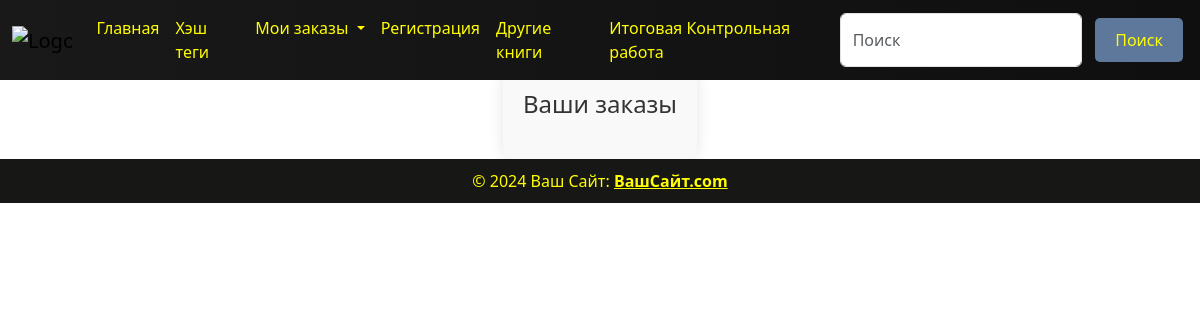
/order/, run on an earlier commit of the app's database.
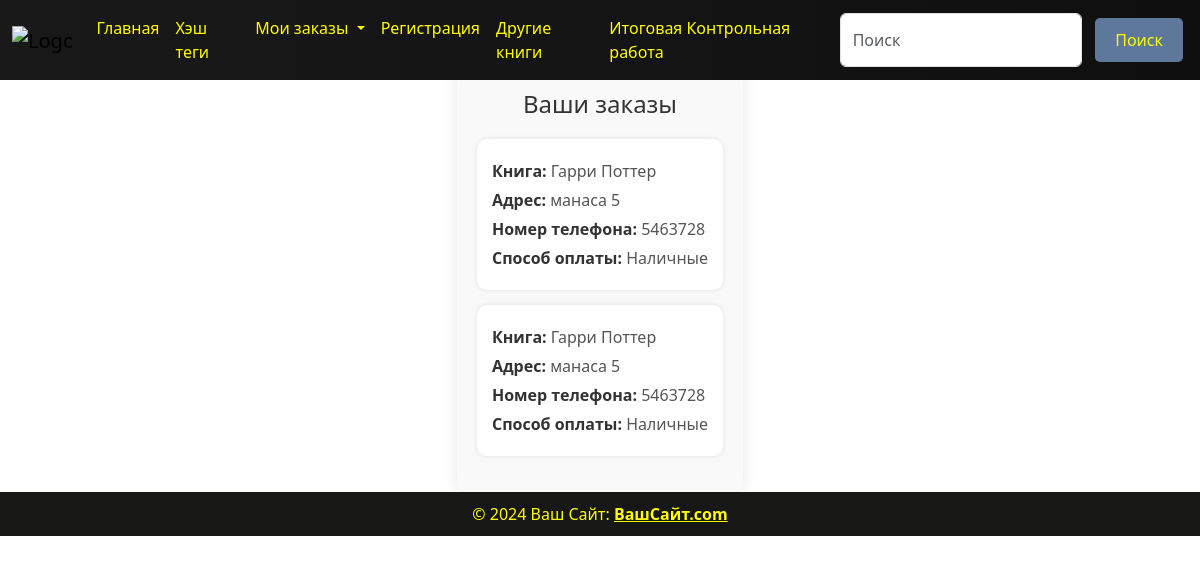
And on a later commit of the database.
### cart/models.py (models this page shows, shortened)
class CartModel(models.Model):
    PAYMENT_CHOICES = (
        ('Наличные', 'Наличные'),
        ("Перевод", "Перевод")
    )
    choice_book = models.ForeignKey(BookModel, verbose_name= 'Добавьте книгу в заказ', on_delete=models.CASCADE)
    address = models.CharField(max_length=100, verbose_name='Введите ваш точный адрес для доставки: ')
    phone_number = models.CharField(max_length=15, verbose_name='Введите номер телефона: ')
    payment = models.CharField(verbose_name='Укажите способ оплаты: ', max_length=15, choices=PAYMENT_CHOICES)

### books/models.py (models this page shows)
class BookModel(models.Model):
    GENRE_CHOICES = (
        ('FICTION', 'FICTION'),
        ('NONFICTION', 'NONFICTION'),
        ('FANTASY', 'FANTASY'),
    )
    image = models.ImageField(upload_to='books/', verbose_name='Загрузите обложку книги')
    title = models.CharField(max_length=100, verbose_name="Укажите название книги")
    description = models.TextField(max_length=500, verbose_name='Добавьте описание к книге', blank=True)
    price = models.PositiveIntegerField(verbose_name='Укажите цену', default=300)
    created_at = models.DateTimeField(auto_now_add=True)
    genre = models.CharField(max_length=20, choices=GENRE_CHOICES)
    email = models.CharField(max_length=100, blank=True, verbose_name='Укажите почту автора')
    author = models.CharField(max_length=100, verbose_name='Укажите автора')
    review = models.URLField(verbose_name='Ссылка на краткую аннотацию о книге', blank=True)
    def __str__(self):
        return self.title
    class Meta:
        verbose_name = 'книга'
        verbose_name_plural = 'книги'

### cart/views.py (the view)
# urls.py: path('order/', OrderView.as_view(), name='order'),
class OrderView(generic.ListView):
    template_name = 'cart/order.html'
    context_object_name = 'order'
    def get_queryset(self):
        return models.CartModel.objects.all()

### templates/cart/order.html (shortened to what this page needs)
{% include 'components/header.html' %}
<div class="order-container">
    <h1>Ваши заказы</h1>
    <ul class="order-list">
        {% for i in order %}
        <li class="order-item">
            <div class="order-details">
                <p><strong>Книга:</strong> {{ i.choice_book }}</p>
                <p><strong>Адрес:</strong> {{ i.address }}</p>
                <p><strong>Номер телефона:</strong> {{ i.phone_number }}</p>
                <p><strong>Способ оплаты:</strong> {{ i.payment }}</p>
            </div>
        </li>
        {% endfor %}
    </ul>
</div>
{% include 'components/footer.html' %}

What changed in the data, as far as the page shows it:
added CartModel: choice_book "Гарри Поттер", address "манаса 5", phone_number "5463728", payment "Наличные"
added CartModel: choice_book "Гарри Поттер", address "манаса 5", phone_number "5463728", payment "Наличные"
